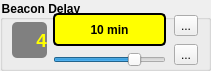
     <widget class="QGroupBox" name="beaconDelay">
      <property name="geometry">
       <rect>
        <x>10</x>
        <y>280</y>
        <width>211</width>
        <height>71</height>
       </rect>
      </property>
      <property name="font">
       <font>
        <weight>75</weight>
        <bold>true</bold>
       </font>
      </property>
      <property name="styleSheet">
       <string notr="true">QGroupBox{
	font-weight: bold;
}</string>
      </property>
      <property name="title">
       <string>Beacon Delay</string>
      </property>
      <widget class="QWidget" name="layoutWidget_52">
       <property name="geometry">
        <rect>
         <x>10</x>
         <y>13</y>
         <width>191</width>
         <height>54</height>
        </rect>
       </property>
       <layout class="QHBoxLayout" name="horizontalLayout_67">
        <item>
         <layout class="QHBoxLayout" name="horizontalLayout_delay">
          <item>
           <widget class="QLabel" name="label_delayValue">
            <property name="minimumSize">
             <size>
              <width>35</width>
              <height>36</height>
             </size>
            </property>
            <property name="maximumSize">
             <size>
              <width>35</width>
              <height>35</height>
             </size>
            </property>
            <property name="font">
             <font>
              <pointsize>14</pointsize>
              <weight>75</weight>
              <bold>true</bold>
             </font>
            </property>
            <property name="styleSheet">
             <string notr="true">QLabel{
	color: yellow;
	font-weight: bold;
	background-color: gray;
	border-radius: 5px;
}</string>
            </property>
            <property name="text">
             <string>4</string>
            </property>
            <property name="alignment">
             <set>Qt::AlignRight|Qt::AlignTrailing|Qt::AlignVCenter</set>
            </property>
           </widget>
          </item>
          <item>
           <layout class="QVBoxLayout" name="verticalLayout_81">
            <item>
             <widget class="QLabel" name="label_delayTitle">
              <property name="minimumSize">
               <size>
                <width>113</width>
                <height>0</height>
               </size>
              </property>
              <property name="maximumSize">
               <size>
                <width>113</width>
                <height>16777215</height>
               </size>
              </property>
              <property name="styleSheet">
               <string notr="true">QLabel{
	background-color: yellow;
	font-weight: bold;
	border: 2px solid black;
	border-radius: 5px;
}</string>
              </property>
              <property name="text">
               <string>10 min</string>
              </property>
              <property name="alignment">
               <set>Qt::AlignCenter</set>
              </property>
             </widget>
            </item>
            <item>
             <widget class="QSlider" name="slide_delay">
              <property name="minimumSize">
               <size>
                <width>113</width>
                <height>0</height>
               </size>
              </property>
              <property name="maximumSize">
               <size>
                <width>113</width>
                <height>16777215</height>
               </size>
              </property>
              <property name="minimum">
               <number>1</number>
              </property>
              <property name="maximum">
               <number>5</number>
              </property>
              <property name="value">
               <number>4</number>
              </property>
              <property name="orientation">
               <enum>Qt::Horizontal</enum>
              </property>
             </widget>
            </item>
           </layout>
          </item>
         </layout>
        </item>
        <item>
         <layout class="QVBoxLayout" name="verticalLayout_82">
          <item>
           <widget class="QToolButton" name="undo_delay">
            <property name="text">
             <string>...</string>
            </property>
            <property name="icon">
             <iconset resource="../terminal.qrc">
              <normaloff>:/images/Undo-icon.png</normaloff>:/images/Undo-icon.png</iconset>
            </property>
           </widget>
          </item>
          <item>
           <widget class="QToolButton" name="default_delay">
            <property name="text">
             <string>...</string>
            </property>
            <property name="icon">
             <iconset resource="../terminal.qrc">
              <normaloff>:/images/default.png</normaloff>:/images/default.png</iconset>
            </property>
           </widget>
          </item>
         </layout>
        </item>
       </layout>
      </widget>
     </widget>
